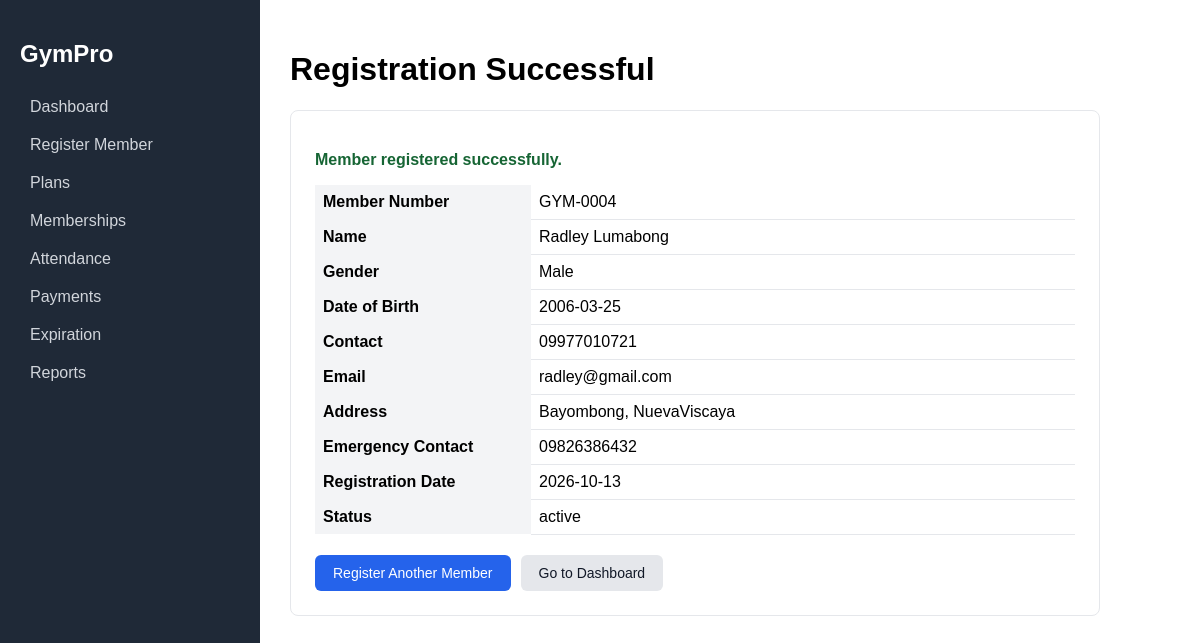
The app's page /members/success/4 with its own data.
### tables this page shows
CREATE TABLE members (
    member_id         INTEGER PRIMARY KEY AUTOINCREMENT,
    member_number     TEXT NOT NULL UNIQUE,
    first_name        TEXT NOT NULL,
    last_name         TEXT NOT NULL,
    gender            TEXT NOT NULL CHECK (gender IN ('Male','Female','Other')),
    date_of_birth     TEXT NOT NULL,
    contact_number    TEXT NOT NULL UNIQUE,
    email             TEXT NOT NULL UNIQUE,
    address           TEXT,
    emergency_contact TEXT,
    registration_date TEXT NOT NULL DEFAULT (date('now')),
    status            TEXT NOT NULL DEFAULT 'active' CHECK (status IN ('active','inactive','archived'))
);

### controllers/members.py (the view)
@members_bp.route("/success/<int:member_id>")
def success(member_id):
    member = member_model.get_member(member_id)
    if member is None:
        flash("Member not found.", "error")
        return redirect(url_for("members.register"))
    return render_template("member_success.html", member=member)

### database/db.py (called while the page is built)
def get_db():
    conn = sqlite3.connect(DATABASE)
    conn.row_factory = sqlite3.Row
    conn.execute("PRAGMA foreign_keys = ON")
    return conn

### models/member_model.py (called while the page is built)
def get_member(member_id):
    conn = get_db()
    row = conn.execute(
        "SELECT * FROM members WHERE member_id = ?", (member_id,)
    ).fetchone()
    conn.close()
    return row

### templates/member_success.html (shortened to what this page needs)
{% extends "base.html" %}
{% block content %}
<h1>Registration Successful</h1>
<div class="form-card">
  <p class="success-text">Member registered successfully.</p>
  <table class="details">
    <tr><th>Member Number</th><td>{{ member.member_number }}</td></tr>
    <tr><th>Name</th><td>{{ member.first_name }} {{ member.last_name }}</td></tr>
    <tr><th>Gender</th><td>{{ member.gender }}</td></tr>
    <tr><th>Date of Birth</th><td>{{ member.date_of_birth }}</td></tr>
    <tr><th>Contact</th><td>{{ member.contact_number }}</td></tr>
    <tr><th>Email</th><td>{{ member.email }}</td></tr>
    <tr><th>Address</th><td>{{ member.address or '-' }}</td></tr>
    <tr><th>Emergency Contact</th><td>{{ member.emergency_contact or '-' }}</td></tr>
    <tr><th>Registration Date</th><td>{{ member.registration_date }}</td></tr>
    <tr><th>Status</th><td>{{ member.status }}</td></tr>
  </table>
  <div class="actions">
    <a href="{{ url_for('members.register') }}" class="btn">Register Another Member</a>
    <a href="{{ url_for('main.dashboard') }}" class="btn btn-light">Go to Dashboard</a>
  </div>
</div>
{% endblock %}

### static/style.css (style rules this page uses)
body { margin: 0; font-family: Arial, sans-serif; display: flex; }
.form-card { background: #fff; border: 1px solid #e5e7eb; border-radius: 8px; padding: 24px; max-width: 760px; }
.actions { margin-top: 20px; display: flex; gap: 10px; }
.btn { background: #2563eb; color: #fff; border: none; padding: 10px 18px; border-radius: 6px; cursor: pointer; text-decoration: none; font-size: 14px; }
.btn-light { background: #e5e7eb; color: #111827; }
.success-text { color: #166534; font-weight: bold; }
.details { border-collapse: collapse; width: 100%; }
.details th { text-align: left; width: 200px; padding: 8px; background: #f3f4f6; }
.details td { padding: 8px; border-bottom: 1px solid #e5e7eb; }

### records on screen
members: member_number "GYM-0004", first_name "Radley", last_name "Lumabong", gender "Male", date_of_birth "2006-03-25", contact_number "09977010721", email "radley@gmail.com", address "Bayombong, NuevaViscaya", emergency_contact "09826386432", registration_date "2026-10-13", status "active"
